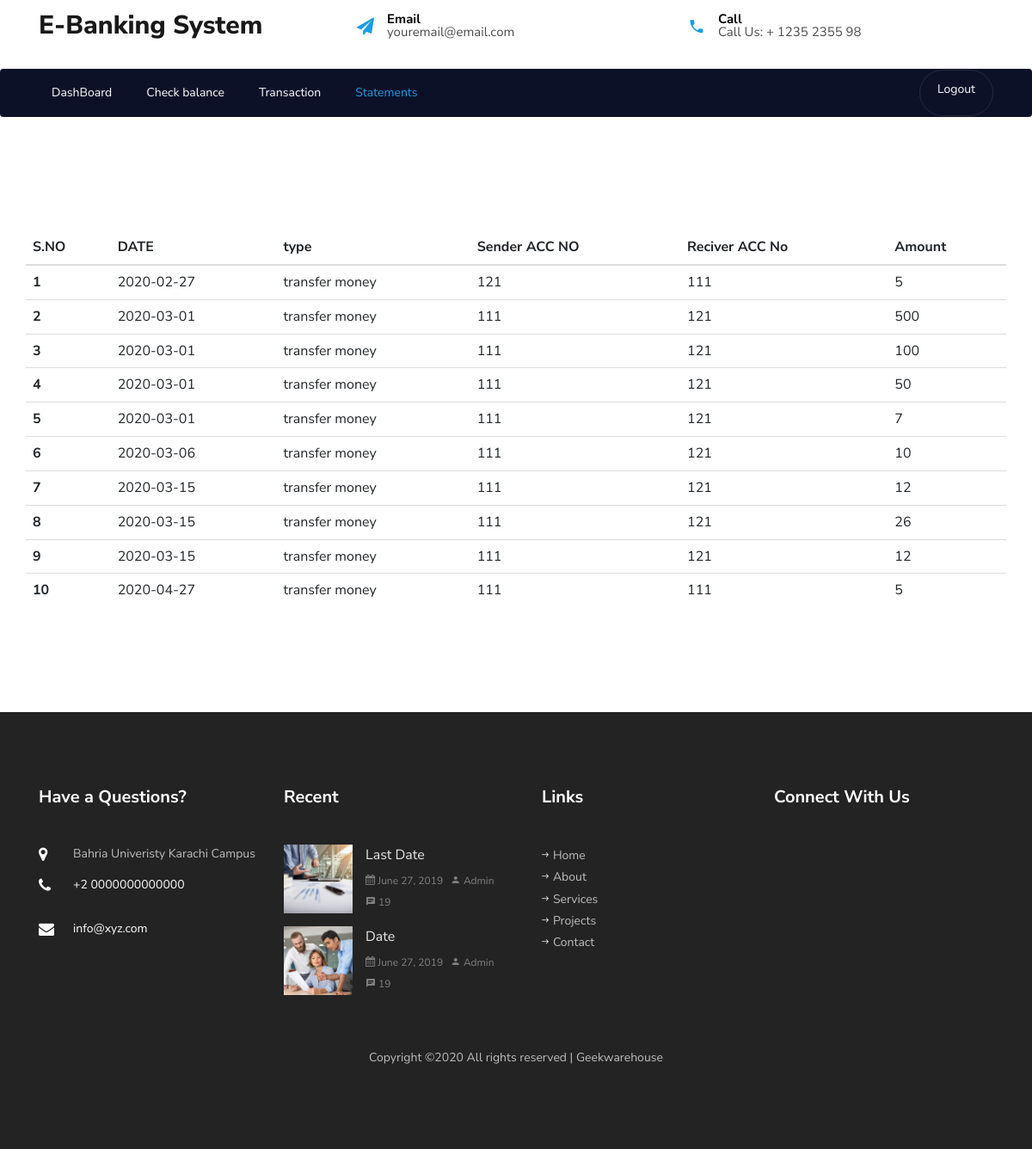
Screenshot of /statment.php (signed in) with the database file from the repository.
### tables this page shows
CREATE TABLE `transactions` (
  `sno` int(11) NOT NULL,
  `type` varchar(25) NOT NULL,
  `amount` double NOT NULL,
  `sender_acc_no` int(25) NOT NULL,
  `receiver_acc_no` int(25) NOT NULL,
  `date` date NOT NULL
);

### www/session.php (called while the page is built, shortened)
<?php
   $user_check = $_SESSION['login_user'];
?>

### www/dataPopulation.php (called while the page is built, shortened)
<?php
   include("session.php");
   $sql2 = "SELECT * FROM account where cnic = (SELECT cnic from registration WHERE userName = '$user_check')";
   $result2 = mysqli_query($db,$sql2);
    $row2 = mysqli_fetch_array($result2,MYSQLI_ASSOC);
    $sql = "SELECT * FROM `transactions` WHERE sender_acc_no =".$row2['account_no']." OR receiver_acc_no =".$row2['account_no'];
    $result = $db->query($sql);
?>

### www/statment.php (the view, shortened to what this page needs)
<?php
    include("dataPopulation.php");
    include('session.php');
?>
<!DOCTYPE html>
<html lang="en">
  <head>
    <link rel="stylesheet" href="css/captchaStyle.css">
    <link rel="stylesheet" href="https://maxcdn.bootstrapcdn.com/bootstrap/3.3.7/css/bootstrap.min.css">
    <link rel="stylesheet" href="css/open-iconic-bootstrap.min.css">
    <link rel="stylesheet" href="css/animate.css">
    <link rel="stylesheet" href="css/loginStyle.css">
    <link rel="stylesheet" href="css/owl.carousel.min.css">
    <link rel="stylesheet" href="css/owl.theme.default.min.css">
    <link rel="stylesheet" href="css/magnific-popup.css">
    <link rel="stylesheet" href="css/aos.css">
    <link rel="stylesheet" href="css/ionicons.min.css">
    <link rel="stylesheet" href="css/flaticon.css">
    <link rel="stylesheet" href="css/icomoon.css">
    <link rel="stylesheet" href="css/style.css">
    <link rel="stylesheet" href="css/registrationStyle.css">
  </head>
  <body>
	  <div class="bg-top navbar-light">
    	<div class="container">
    		<div class="row no-gutters d-flex align-items-center align-items-stretch">
    			<div class="col-md-4 d-flex align-items-center py-4">
    				<a class="navbar-brand" href="index.html">E-Banking System</a>
    			</div>
	    		<div class="col-lg-8 d-block">
		    		<div class="row d-flex">
					    <div class="col-md d-flex topper align-items-center align-items-stretch py-md-4">
					    	<div class="icon d-flex justify-content-center align-items-center"><span class="icon-paper-plane"></span></div>
					    	<div class="text">
					    		<span>Email</span>
						    	<span>youremail@email.com</span>
						    </div>
					    </div>
					    <div class="col-md d-flex topper align-items-center align-items-stretch py-md-4">
					    	<div class="icon d-flex justify-content-center align-items-center"><span class="icon-phone2"></span></div>
						    <div class="text">
						    	<span>Call</span>
						    	<span>Call Us: + 1235 2355 98</span>
						    </div>
					    </div>
				    </div>
			    </div>
		    </div>
		  </div>
    </div>
    <nav class="navbar navbar-expand-lg navbar-dark bg-dark ftco-navbar-light" id="ftco-navbar">
	    <div class="container d-flex align-items-center">
	      <form action="#" class="searchform order-lg-last">
          <div class="form-group d-flex">
          <ul class="navbar-nav mr-auto">
	          <li class="nav-item "><a href="logout.php" class="nav-link">Logout</a></li>
	        </ul>
          </div>
        </form>
	      <div class="collapse navbar-collapse" id="ftco-nav">
	        <ul class="navbar-nav mr-auto">
			<li class="nav-item"><a href="dashBoard.php" class="nav-link pl-0">DashBoard</a></li>
	        	<li class="nav-item"><a href="checkBalance.php" class="nav-link">Check balance</a></li>
            <li class="nav-item"><a href="transaction.php" class="nav-link">Transaction</a></li>
            <li class="nav-item active"><a href="statment.php" class="nav-link">Statements</a></li>
	        </ul>
	      </div>
	    </div>
	  </nav>
    <section class="ftco-section contact-section">
    <div class="container">
        <div class="row">
        <table class="table table-hover">
  <thead>
    <tr>
      <th scope="col">S.NO</th>
      <th scope="col">DATE</th>
      <th scope="col">type</th>
      <th scope="col">Sender ACC NO</th>
      <th scope="col">Reciver ACC No</th>
      <th scope="col">Amount</th>
    </tr>
  </thead>
  <tbody>
  <?php
    if ($result->num_rows > 0) {
      $i=0;
      while($row = $result->fetch_assoc()) {
        $i++;
          ?>
          <tr>
      <th scope="row"><?php echo $i;?></th>
      <td><?php echo $row['date']; ?></td>
      <td><?php echo $row['type'];?></td>
      <td><?php echo $row['sender_acc_no'];?></td>
      <td><?php echo $row['receiver_acc_no'];?></td>
      <td><?php echo $row['amount'];?></td>
    </tr>
          <?php
      }
      } else {
          echo "0 results";
      }
  ?>
  </tbody>
</table>
        </div>
    </div>
    </section>
    <footer class="ftco-footer ftco-bg-dark ftco-section">
      <div class="container">
        <div class="row mb-5">
          <div class="col-md-6 col-lg-3">
            <div class="ftco-footer-widget mb-5">
            	<h2 class="ftco-heading-2">Have a Questions?</h2>
            	<div class="block-23 mb-3">
	              <ul>
	                <li><span class="icon icon-map-marker"></span><span class="text">Bahria Univeristy Karachi Campus</span></li>
	                <li><a href="#"><span class="icon icon-phone"></span><span class="text">+2 0000000000000</span></a></li>
	                <li><a href="#"><span class="icon icon-envelope"></span><span class="text">info@xyz.com</span></a></li>
	              </ul>
	            </div>
            </div>
          </div>
          <div class="col-md-6 col-lg-3">
            <div class="ftco-footer-widget mb-5">
              <h2 class="ftco-heading-2">Recent</h2>
              <div class="block-21 mb-4 d-flex">
                <a class="blog-img mr-4" style="background-image: url(images/image_1.jpg);"></a>
                <div class="text">
                  <h3 class="heading"><a href="#">Last Date</a></h3>
                  <div class="meta">
                    <div><a href="#"><span class="icon-calendar"></span> June 27, 2019</a></div>
                    <div><a href="#"><span class="icon-person"></span> Admin</a></div>
                    <div><a href="#"><span class="icon-chat"></span> 19</a></div>
                  </div>
                </div>
              </div>
              <div class="block-21 mb-5 d-flex">
                <a class="blog-img mr-4" style="background-image: url(images/image_2.jpg);"></a>
                <div class="text">
                  <h3 class="heading"><a href="#">Date</a></h3>
                  <div class="meta">
                    <div><a href="#"><span class="icon-calendar"></span> June 27, 2019</a></div>
                    <div><a href="#"><span class="icon-person"></span> Admin</a></div>
                    <div><a href="#"><span class="icon-chat"></span> 19</a></div>
                  </div>
                </div>
              </div>
            </div>
          </div>
          <div class="col-md-6 col-lg-3">
            <div class="ftco-footer-widget mb-5 ml-md-4">
              <h2 class="ftco-heading-2">Links</h2>
              <ul class="list-unstyled">
                <li><a href="#"><span class="ion-ios-arrow-round-forward mr-2"></span>Home</a></li>
                <li><a href="#"><span class="ion-ios-arrow-round-forward mr-2"></span>About</a></li>
                <li><a href="#"><span class="ion-ios-arrow-round-forward mr-2"></span>Services</a></li>
                <li><a href="#"><span class="ion-ios-arrow-round-forward mr-2"></span>Projects</a></li>
                <li><a href="#"><span class="ion-ios-arrow-round-forward mr-2"></span>Contact</a></li>
              </ul>
            </div>
          </div>
          <div class="col-md-6 col-lg-3">
            <div class="ftco-footer-widget mb-5">
            	<h2 class="ftco-heading-2 mb-0">Connect With Us</h2>
            	<ul class="ftco-footer-social list-unstyled float-md-left float-lft mt-3">
              </ul>
            </div>
          </div>
        </div>
        <div class="row">
          <div class="col-md-12 text-center">
          <p>
  Copyright &copy;<script>document.write(new Date().getFullYear());</script> All rights reserved | <a href="https://geekwarehouse.org" target="_blank">Geekwarehouse</a>
  </p>
          </div>
        </div>
      </div>
    </footer>
  </body>
</html>

### www/css/icomoon.css (style rules this page uses)
[class^="icon-"], [class*=" icon-"] { font-family: 'icomoon' !important; speak: none; font-style: normal; font-weight: normal; font-variant: normal; text-transform: none; line-height: 1; -webkit-font-smoothing: antialiased; -moz-osx-font-smoothing: grayscale; }
.icon-map-marker:before { content: "\f041"; }
.icon-calendar:before { content: "\f073"; }
.icon-phone:before { content: "\f095"; }
.icon-envelope:before { content: "\f0e0"; }
.icon-paper-plane:before { content: "\f1d8"; }
.icon-phone2:before { content: "\e0cd"; }
.icon-chat:before { content: "\e0b7"; }
.icon-person:before { content: "\e7fd"; }

### rows the page displays
transactions: date "2020-02-27", type "transfer money", sender_acc_no "121", receiver_acc_no "111", amount "5"
transactions: date "2020-03-01", type "transfer money", sender_acc_no "111", receiver_acc_no "121", amount "500"
transactions: date "2020-03-01", type "transfer money", sender_acc_no "111", receiver_acc_no "121", amount "100"
transactions: date "2020-03-01", type "transfer money", sender_acc_no "111", receiver_acc_no "121", amount "50"
transactions: date "2020-03-01", type "transfer money", sender_acc_no "111", receiver_acc_no "121", amount "7"
transactions: date "2020-03-06", type "transfer money", sender_acc_no "111", receiver_acc_no "121", amount "10"
transactions: date "2020-03-15", type "transfer money", sender_acc_no "111", receiver_acc_no "121", amount "12"
transactions: date "2020-03-15", type "transfer money", sender_acc_no "111", receiver_acc_no "121", amount "26"
transactions: date "2020-03-15", type "transfer money", sender_acc_no "111", receiver_acc_no "121", amount "12"
transactions: date "2020-04-27", type "transfer money", sender_acc_no "111", receiver_acc_no "111", amount "5"
